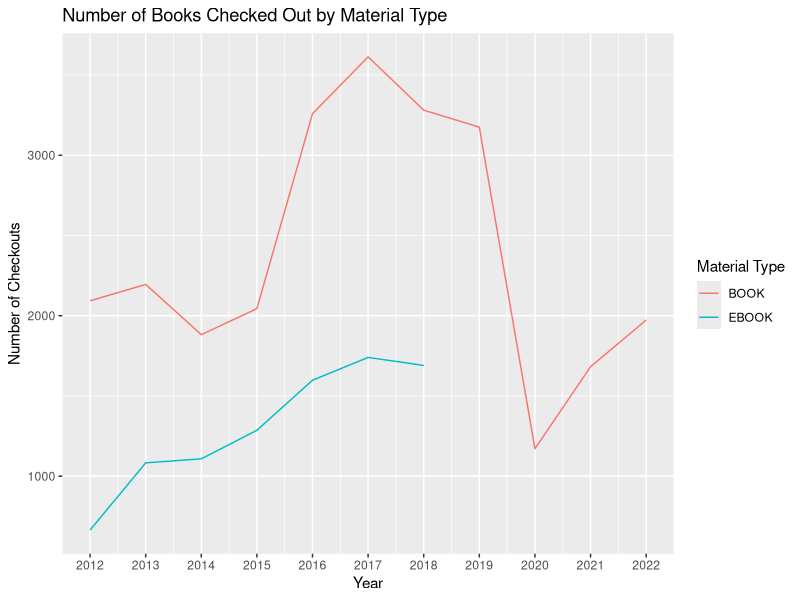
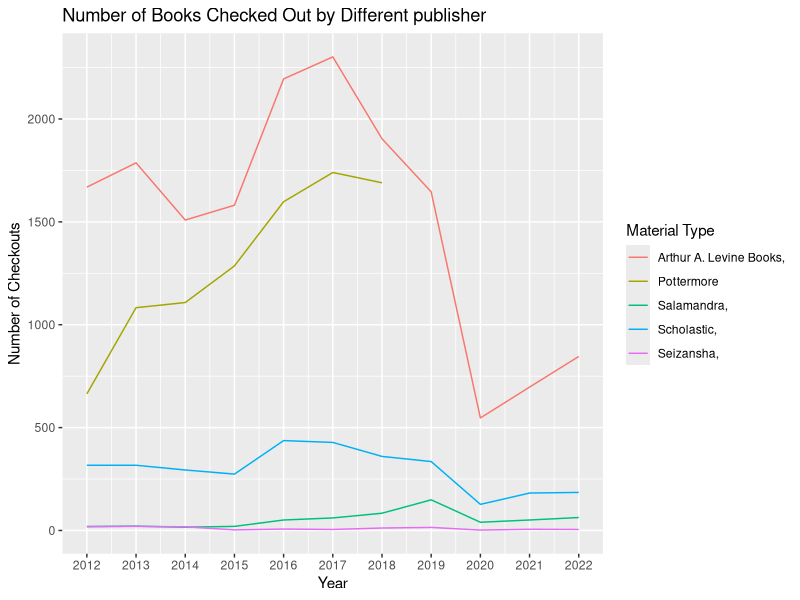
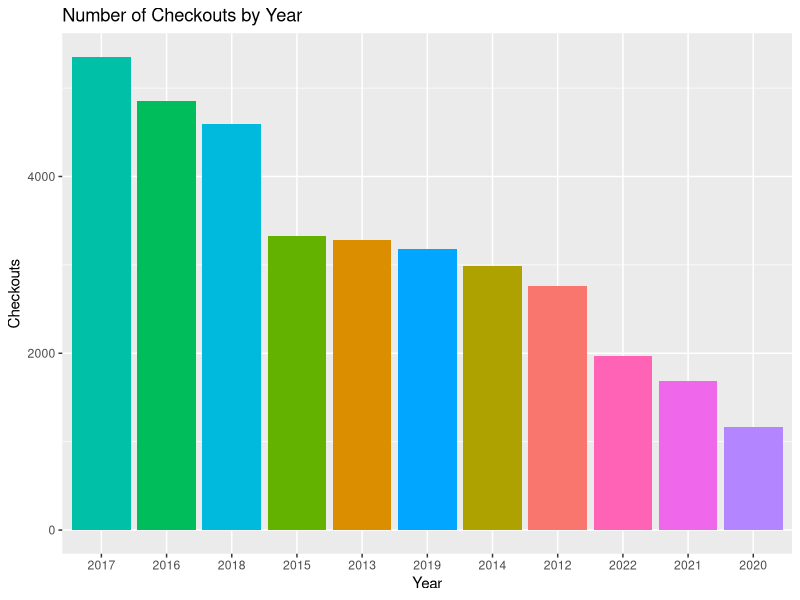

Reproduce these figures in R, in order.
### Summary Statistics

#reading data from csv file
data <- read.csv("HP_Checkouts_by_Title.csv")
head(data)

#average checkouts by check out type
library(dplyr)
data%>%
  group_by(CheckoutType)%>%
  summarise(avg_checkouts = mean(Checkouts))

#Year with most checkouts
data%>%
  group_by(CheckoutYear)%>%
  summarise(Checkouts = sum(Checkouts))%>%
  arrange(desc(Checkouts))

#Most/least number of checkout by Month
data%>%
  group_by(CheckoutMonth)%>%
  summarise(Checkouts = sum(Checkouts))%>%
  arrange(desc(Checkouts))%>%
  arrange(desc(CheckoutMonth))

#average checkouts by Material Type
data%>%
  group_by(MaterialType)%>%
  summarise(avg_checkout = mean(Checkouts))

#summarizing  the Checkouts by CheckoutType
data%>%
  group_by(Publisher)%>%
  summarise(avg_checkouts = mean(Checkouts))%>%
  arrange(desc(avg_checkouts))


### Data Visualization

#### Number of Checkouts by Material Type for each Year

# Create a new column for year
library(ggplot2)
# Aggregate data by MaterialType and Year
data_agg <- aggregate(Checkouts ~ MaterialType + CheckoutYear, data, sum)

# Create line graph
ggplot(data_agg, aes(x = CheckoutYear, y = Checkouts, color = MaterialType)) +
  geom_line() +
  labs(title = "Number of Books Checked Out by Material Type",
       x = "Year",
       y = "Number of Checkouts",
       color = "Material Type") +
  scale_x_continuous(breaks = seq(2012, 2022, 1)) 

#### Number of Checkouts by Publisher for each Year

#filtering data for publisher Arthur A.Levin Books, Pottermore, Scholastic, Salamandra and Seizansha.
data2 <- data%>%
  filter(Publisher %in% c("Arthur A. Levine Books,", "Pottermore",
                          "Scholastic,", "Salamandra,", "Seizansha,"))
# Aggregate data by MaterialType and Year
data_agg <- aggregate(Checkouts ~ Publisher + CheckoutYear, data2, sum)

# Create line graph
ggplot(data_agg, aes(x = CheckoutYear, y = Checkouts, color = Publisher)) +
  geom_line() +
  labs(title = "Number of Books Checked Out by Different publisher",
       x = "Year",
       y = "Number of Checkouts",
       color = "Material Type") +
  scale_x_continuous(breaks = seq(2012, 2022, 1)) 

#### Distribution of Checkout by Year

#distribution of checkout by year
data$CheckoutYear <- as.factor(data$CheckoutYear)
data2 <- data[data$Checkouts < 300,]
data2%>%
  group_by(CheckoutYear)%>%
  summarise(Checkouts = sum(Checkouts))%>%
  ggplot(aes(x = reorder(CheckoutYear, -Checkouts), y = Checkouts, fill = CheckoutYear)) +
  geom_bar(stat = "identity") +
  labs(title = "Number of Checkouts by Year", x = "Year") +
  theme(legend.position = "none")
